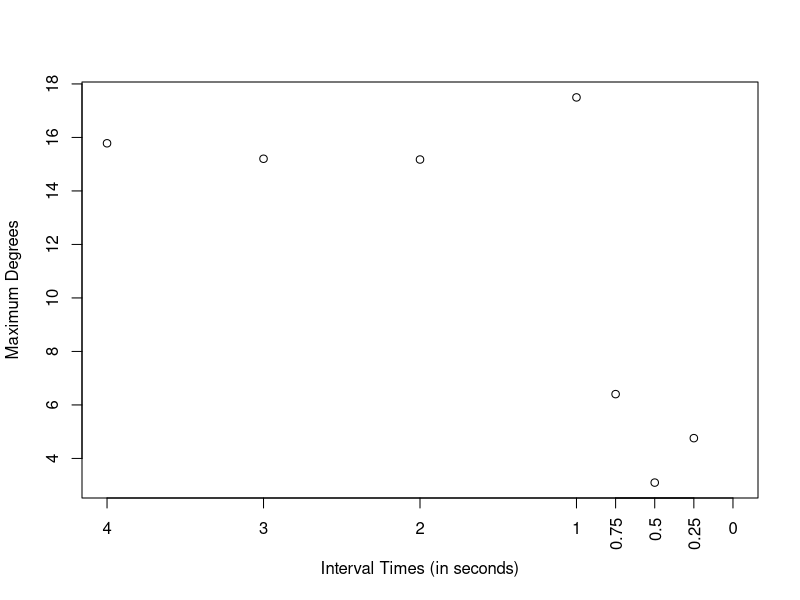

Recreate this plot in R.
# Set the working directory
setwd("/Users/mac/Desktop/Programming/COMP9596//DroneData")
require(splines) #thx @Chase for the notice

rad2deg <- function(rad) {(rad * 180) / (pi)}

# Read the data
data1 <- read.csv(file="freq1.csv", header=TRUE, sep=",")
data2 <- read.csv(file="freq2.csv", header=TRUE, sep=",")
data3 <- read.csv(file="freq3.csv", header=TRUE, sep=",")
data4 <- read.csv(file="freq4.csv", header=TRUE, sep=",")
data5 <- read.csv(file="freq5.csv", header=TRUE, sep=",")
data6 <- read.csv(file="freq6.csv", header=TRUE, sep=",")
data7 <- read.csv(file="freq7.csv", header=TRUE, sep=",")
data8 <- read.csv(file="freq8.csv", header=TRUE, sep=",")
#data9 <- read.csv(file="freq9.csv", header=TRUE, sep=",")

data <- rbind(data1, data2, data3, data4, data5, data6, data7, data8)

# Convert date column to Date object
data$Date <- as.POSIXct(data$Date)

# Extract the data from column name to plot
data.toPlot <- data[data$Battery > 5,]

# Calculate the difference of each time point to the first (in seconds)
data.toPlot$TimeDiff <- data.toPlot$Date - data.toPlot$Date[1]

# Since TimeDiff is a time/date object, convert it to a numeric and store this as an extra column in data frame
data.toPlot$TimeDiffValue <- as.numeric(data.toPlot$TimeDiff)

# Multiple current and voltage to get Power
data.toPlot$Power <- as.double(-(data.toPlot$Current/1000) * data.toPlot$Voltage/1000)

#Get Mangnitude of Velocity
data.toPlot$Velocity <- sqrt(data.toPlot$VelocityX^2 + data.toPlot$VelocityY^2 + data.toPlot$VelocityZ^2)
data.toPlot$Mean <- mean(data.toPlot$Power)
data.toPlot$TanDirection = rad2deg(atan(abs(data.toPlot$VelocityY)/abs(data.toPlot$VelocityX)))

t0 = data.toPlot[data.toPlot$Method == '5',]$TanDirection
t1 = data.toPlot[data.toPlot$Method == '4',]$TanDirection
t2 = data.toPlot[data.toPlot$Method == '3',]$TanDirection
t3 = data.toPlot[data.toPlot$Method == '2',]$TanDirection
t4 = data.toPlot[data.toPlot$Method == '1',]$TanDirection
t5 = data.toPlot[data.toPlot$Method == '0.75',]$TanDirection
t6 = data.toPlot[data.toPlot$Method == '0.5',]$TanDirection
t7 = data.toPlot[data.toPlot$Method == '0.25',]$TanDirection
t8 = data.toPlot[data.toPlot$Method == '0.1',]$TanDirection

#r0 = max(t0) - min(t0)
r1 = max(t1) - min(t1)
r2 = max(t2) - min(t2)
r3 = max(t3) - min(t3)
r4 = max(t4) - min(t4)
r5 = max(t5) - min(t5)
r6 = max(t6) - min(t6)
r7 = max(t7) - min(t7)
r8 = max(t8) - min(t8)

#dY <- diff(data.toPlot$Velocity)/diff(data.toPlot$TimeDiffValue)  # the derivative of your function
#dX <- rowMeans(embed(data.toPlot$TimeDiffValue,2)) # centers the X values for plotting

ppi <- 200
#png(file=paste("10MS", ".png", sep=""), height=7*ppi, width=9*ppi, res=ppi)

#write.csv(data.toPlotFinal, file="FirstRev.csv")
y2 = c(r1, r2, r3, r4, r5, r6, r7, r8)
x2 = c('4', '3','2','1', '0.75', '0.5', '0.25', '0.1')

plot(y=y2, x=x2, xlim=c(4,0), type="p",col="black", lwd="1", ylab="Maximum Degrees", xlab="Interval Times (in seconds)")
axis(1, at = seq(.25, .75, .25), labels = seq(.25, .75, .25), las=2)
abline(a=20, b=0, lty =3)

#plot(y=data.toPlot$TanDirection, x=data.toPlot$TimeDiffValue, xlim=c(3,0), type="p",col="black", lwd="1", ylab="Power (in Watts)", xlab="Time in Seconds")
#points(x=data.toPlot$TimeDiffValue[68], y=data.toPlot$Power[68], pch=1)
#points(x=data.toPlot$TimeDiffValue[98], y=data.toPlot$Power[98], pch=2)
#points(x=data.toPlot$TimeDiffValue[128], y=data.toPlot$Power[128], pch=3)
#points(x=data.toPlot$TimeDiffValue[158], y=data.toPlot$Power[158], pch=4)
#points(x=data.toPlot$TimeDiffValue[188], y=data.toPlot$Power[188], pch=5) 

#legend("topleft", legend=c("16 Degrees", "17 Degrees", "18 Degrees", "19 Degrees", "20 Degrees"), bty="n", pch=1:5, lty=1, lwd=1)

#dev.off()
